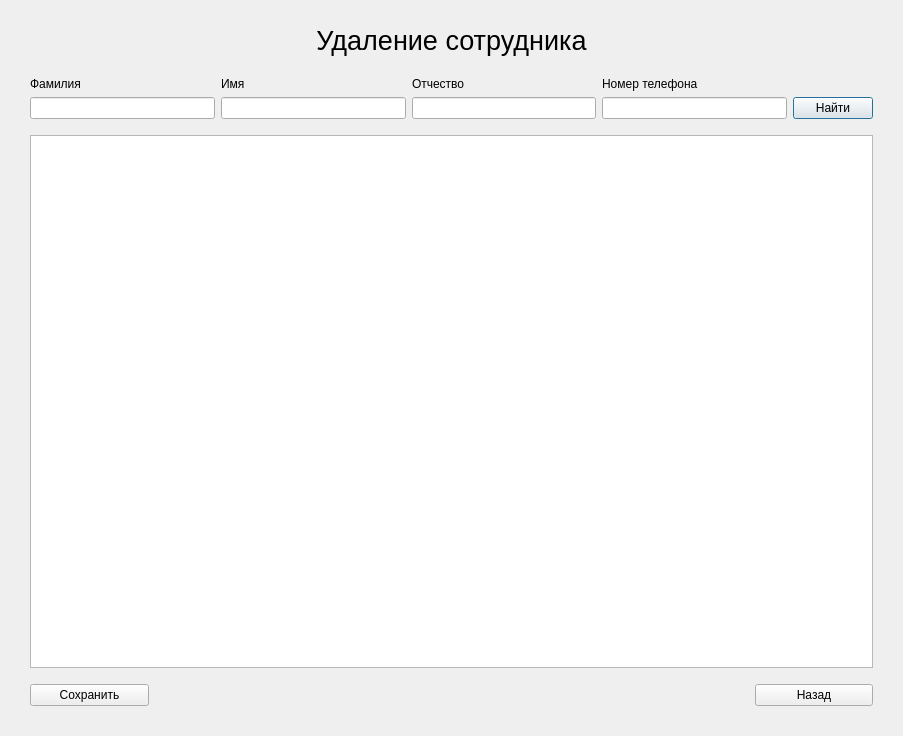
<?xml version="1.0" encoding="UTF-8"?>
<ui version="4.0">
 <class>EmployeeDeleteWindow</class>
 <widget class="QDialog" name="EmployeeDeleteWindow">
  <property name="geometry">
   <rect>
    <x>0</x>
    <y>0</y>
    <width>903</width>
    <height>736</height>
   </rect>
  </property>
  <property name="windowTitle">
   <string>Dialog</string>
  </property>
  <layout class="QVBoxLayout" name="verticalLayout">
   <property name="leftMargin">
    <number>30</number>
   </property>
   <property name="topMargin">
    <number>10</number>
   </property>
   <property name="rightMargin">
    <number>30</number>
   </property>
   <property name="bottomMargin">
    <number>30</number>
   </property>
   <item>
    <widget class="QLabel" name="label">
     <property name="minimumSize">
      <size>
       <width>0</width>
       <height>60</height>
      </size>
     </property>
     <property name="font">
      <font>
       <pointsize>20</pointsize>
      </font>
     </property>
     <property name="text">
      <string>Удаление сотрудника</string>
     </property>
     <property name="alignment">
      <set>Qt::AlignCenter</set>
     </property>
    </widget>
   </item>
   <item>
    <layout class="QHBoxLayout" name="horizontalLayout_10">
     <item>
      <layout class="QVBoxLayout" name="verticalLayout_19">
       <item>
        <widget class="QLabel" name="label_24">
         <property name="maximumSize">
          <size>
           <width>16777215</width>
           <height>20</height>
          </size>
         </property>
         <property name="text">
          <string>Фамилия</string>
         </property>
        </widget>
       </item>
       <item>
        <widget class="QLineEdit" name="lineEdit_17"/>
       </item>
      </layout>
     </item>
     <item>
      <layout class="QVBoxLayout" name="verticalLayout_20">
       <item>
        <widget class="QLabel" name="label_26">
         <property name="maximumSize">
          <size>
           <width>16777215</width>
           <height>20</height>
          </size>
         </property>
         <property name="text">
          <string>Имя</string>
         </property>
        </widget>
       </item>
       <item>
        <widget class="QLineEdit" name="lineEdit_18"/>
       </item>
      </layout>
     </item>
     <item>
      <layout class="QVBoxLayout" name="verticalLayout_21">
       <item>
        <widget class="QLabel" name="label_27">
         <property name="maximumSize">
          <size>
           <width>16777215</width>
           <height>20</height>
          </size>
         </property>
         <property name="text">
          <string>Отчество</string>
         </property>
        </widget>
       </item>
       <item>
        <widget class="QLineEdit" name="lineEdit_19">
         <property name="text">
          <string/>
         </property>
        </widget>
       </item>
      </layout>
     </item>
     <item>
      <layout class="QVBoxLayout" name="verticalLayout_22">
       <item>
        <widget class="QLabel" name="label_28">
         <property name="maximumSize">
          <size>
           <width>16777215</width>
           <height>20</height>
          </size>
         </property>
         <property name="text">
          <string>Номер телефона</string>
         </property>
        </widget>
       </item>
       <item>
        <widget class="QLineEdit" name="lineEdit_20"/>
       </item>
      </layout>
     </item>
     <item>
      <layout class="QVBoxLayout" name="verticalLayout_23">
       <property name="spacing">
        <number>7</number>
       </property>
       <item>
        <widget class="QLabel" name="label_29">
         <property name="text">
          <string/>
         </property>
        </widget>
       </item>
       <item>
        <widget class="QPushButton" name="pushButton_13">
         <property name="minimumSize">
          <size>
           <width>60</width>
           <height>0</height>
          </size>
         </property>
         <property name="maximumSize">
          <size>
           <width>500</width>
           <height>30</height>
          </size>
         </property>
         <property name="layoutDirection">
          <enum>Qt::LeftToRight</enum>
         </property>
         <property name="text">
          <string>Найти</string>
         </property>
        </widget>
       </item>
      </layout>
     </item>
    </layout>
   </item>
   <item>
    <spacer name="verticalSpacer_2">
     <property name="orientation">
      <enum>Qt::Vertical</enum>
     </property>
     <property name="sizeType">
      <enum>QSizePolicy::Fixed</enum>
     </property>
     <property name="sizeHint" stdset="0">
      <size>
       <width>20</width>
       <height>10</height>
      </size>
     </property>
    </spacer>
   </item>
   <item>
    <widget class="QTableView" name="tableView_4"/>
   </item>
   <item>
    <spacer name="verticalSpacer">
     <property name="orientation">
      <enum>Qt::Vertical</enum>
     </property>
     <property name="sizeType">
      <enum>QSizePolicy::Fixed</enum>
     </property>
     <property name="sizeHint" stdset="0">
      <size>
       <width>20</width>
       <height>10</height>
      </size>
     </property>
    </spacer>
   </item>
   <item>
    <layout class="QHBoxLayout" name="horizontalLayout_7">
     <item>
      <widget class="QPushButton" name="pushButton_12">
       <property name="text">
        <string>Сохранить</string>
       </property>
      </widget>
     </item>
     <item>
      <spacer name="horizontalSpacer_4">
       <property name="orientation">
        <enum>Qt::Horizontal</enum>
       </property>
       <property name="sizeType">
        <enum>QSizePolicy::Fixed</enum>
       </property>
       <property name="sizeHint" stdset="0">
        <size>
         <width>600</width>
         <height>20</height>
        </size>
       </property>
      </spacer>
     </item>
     <item>
      <widget class="QPushButton" name="pushButton_11">
       <property name="text">
        <string>Назад</string>
       </property>
      </widget>
     </item>
    </layout>
   </item>
  </layout>
 </widget>
 <resources/>
 <connections/>
</ui>
